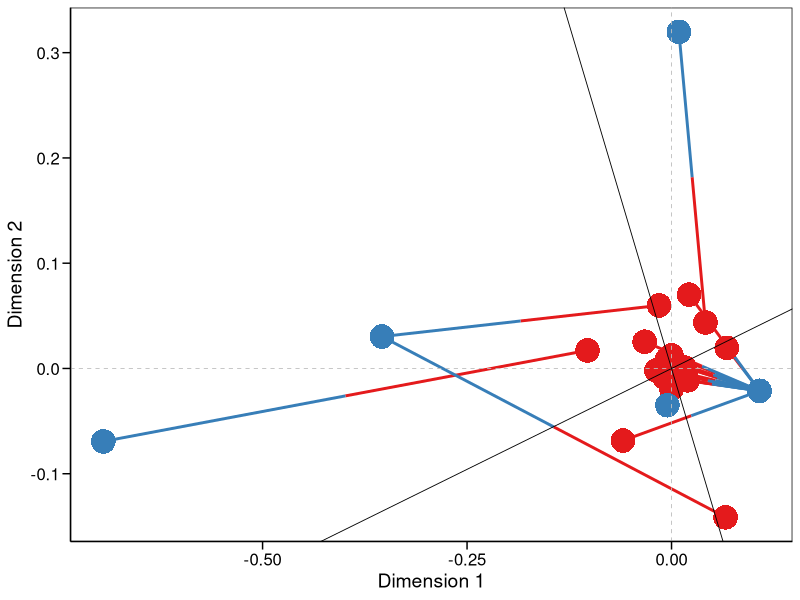
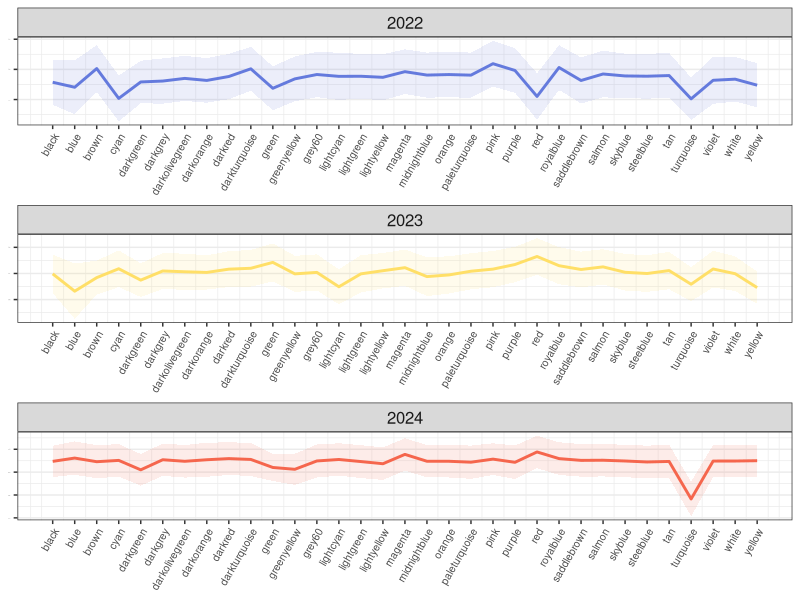

R code for these plots, in order:
# R version: R-4.5.0

########## PART 1: PCoA ##########

rm(list=ls())
library(vegan)
library(ggplot2)
library(patchwork)

groups <- read.table('sample file/pcoa_gorups (pcoa_example).txt', header = FALSE, colClasses=c("character","character"))
colnames(groups) <- c("sample", "group")

length <- length(unique(groups$sample))
length1 <- length(unique(groups$group))
times1 <- length%/%8
res1 <- length%%8
times2 <- length%/%5
res2 <- length%%5

mycol = c("#647ADD","#FFDF67","#F5664D")
col1 = rep(mycol, times1)
col = c(col1, mycol[1:res1])
pich1 <- rep(c(15:18,20,7:14,0:6), times2)
pich <- c(pich1, 15:(15+res2))
n = ifelse(length1 > 30, 2, 1)

# Please replace the datasets here. 
data <- read.table('merged_multigroups (pcoa_example).txt', header = TRUE, 
                   row.names = 1, sep = "\t", comment.char = "", check.names = FALSE)
data <- t(data)

distance <- vegdist(data, method = 'bray')

pcoa <- cmdscale(distance, k = 5, eig = TRUE)
points <- data.frame(scores(pcoa))
point <- data.frame(sample = row.names(points), points) 

pc1 <- round((pcoa$eig/sum(pcoa$eig))*100,2)[1]
pc2 <- round((pcoa$eig/sum(pcoa$eig))*100,2)[2]

colnames(points)[1:2] <- c('dim1', 'dim2')
plotdata = data.frame(rownames(points), points$dim1, points$dim2, groups$group)
colnames(plotdata) = c("sample","dim1","dim2","group")

adonis_result_dis <- adonis2(distance ~ group, data = groups, permutations = 999)
R2 = adonis_result_dis$R2[1]
pvalue = adonis_result_dis$`Pr(>F)`[1]
adonis <- paste("PERMANOVA:\nR2 = ", round(R2,4), "\nP-value = ", pvalue)

plot <- ggplot(plotdata, aes(dim1, dim2)) + 
  geom_point(aes(colour = group), size = 7) + 
  scale_shape_manual(values = pich1) + 
  scale_colour_manual(values = col) +
  xlab(paste("PCoA axis1 ( ",pc1,"%"," )", sep = "")) + 
  ylab(paste("PCoA axis2 ( ",pc2,"%"," )", sep = "")) +
  theme(plot.title = element_text(hjust = 0.5, size = 18, face = "bold"),
        panel.background = element_rect(fill = 'white', colour = 'black'), 
        panel.grid = element_blank(), 
        axis.title = element_text(color = 'black', size = 20),
        axis.text = element_text(colour = 'black', size = 16),
        axis.ticks = element_line(color = 'black'), 
        legend.title = element_blank(),
        legend.text = element_text(size = 16),
        legend.key = element_blank(),
        legend.position = c(0.1, 0.9),
        legend.background = element_rect(colour = "black"),
        panel.border = element_rect(colour = "black", fill = NA, size = 1.25)) +
  geom_vline(xintercept = 0, linetype = "dotted") +
  geom_hline(yintercept = 0, linetype = "dotted") +
  guides(col = guide_legend(ncol = n), shape = guide_legend(ncol = n)) + 
  stat_ellipse(aes(color = group))

box1 <- ggplot(plotdata, aes(x = groups$group, y = dim1, fill = groups$group)) +
  geom_boxplot(show.legend = FALSE) + 
  stat_boxplot(geom = "errorbar", width = 0.1, size = 0.5) +
  geom_jitter(show.legend = FALSE) + 
  scale_fill_manual(values = col) +
  coord_flip() + 
  theme_bw() +
  theme(panel.grid = element_blank(), 
        axis.title = element_blank(),
        axis.text.x = element_blank(),
        axis.text.y = element_text(colour = 'black', size = 16),
        panel.border = element_rect(colour = "black", fill = NA, size = 1.25))

box2 <- ggplot(plotdata, aes(x = groups$group, y = dim2, fill = groups$group)) + 
  geom_boxplot(show.legend = FALSE) +
  stat_boxplot(geom = "errorbar", width = 0.1, size = 0.5) +
  geom_jitter(show.legend = FALSE) + 
  scale_fill_manual(values = col) +
  theme_bw() +
  theme(panel.grid = element_blank(), 
        axis.title = element_blank(),
        axis.text.x = element_text(colour ='black', size = 16, angle = 45, vjust = 1, hjust = 1), 
        axis.text.y = element_blank(),
        panel.border = element_rect(colour = "black", fill = NA, size = 1.25))

box3 <- ggplot(plotdata, aes(dim1, dim2)) +
  geom_text(aes(x = -0.5, y = 0.6, label = adonis), size = 5) +
  theme_bw() +
  theme(panel.grid = element_blank(), 
        axis.title = element_blank(),
        axis.line = element_blank(),
        axis.ticks = element_blank(),
        axis.text = element_blank(),
        panel.border = element_rect(colour = "black", fill = NA, size = 1.25))

p <- box1 + box3 + plot + box2 + plot_layout(heights = c(1,4), widths = c(4,1), ncol = 2, nrow = 2)

# Please replace the name of the output image here. 
png("multigroups.png", res = 600, height = 5400, width = 5400, type = "cairo")

dev.off()


########## PART 2 Procrustes Analysis ##########

rm(list = ls())
library(openxlsx)
library(vegan)
library(ggplot2)

# Please replace the datasets of species and environment factors (or another species)
species <- read.csv("sample file/fungi_2024 (procrustes_example).csv", header = T, row.names = 1)
env <- read.csv("sample file/fish_2024 (procrustes_example).csv", header = T, row.names = 1)

spe.dist <- vegdist(species)
env.dist <- vegdist(scale(env), "euclid")

set.seed(123)
mds.s <- monoMDS(spe.dist)
mds.e <- monoMDS(env.dist)
pro.s.e <- procrustes(mds.s, mds.e, symmetric = TRUE)

pro.s.e_t <- protest(mds.s, mds.e, permutations = 999)

Pro_Y <- cbind(data.frame(pro.s.e$Yrot), data.frame(pro.s.e$X))
Pro_X <- data.frame(pro.s.e$rotation)

ggplot(data = Pro_Y) +
  geom_segment(aes(x = X1, y = X2, xend = (X1 + MDS1)/2, yend = (X2 + MDS2)/2),
               arrow = arrow(length = unit(0, 'cm')), color = "#E41A1C", size = 1) +
  geom_segment(aes(x = (X1 + MDS1)/2, y = (X2 + MDS2)/2, xend = MDS1, yend = MDS2),
               arrow = arrow(length = unit(0.2, 'cm')), color = "#377EB8", size = 1) +
  geom_point(aes(X1, X2), color = "#E41A1C", size = 8, shape = 16) +
  geom_point(aes(MDS1, MDS2), color = "#377EB8", size = 8, shape = 16) +
  theme(panel.grid = element_blank(),
        panel.background = element_rect(color = 'black', fill = 'transparent'),
        legend.key = element_rect(fill = 'transparent'),
        axis.ticks.length = unit(0.4, "lines"),
        axis.ticks = element_line(color = 'black'),
        axis.line = element_line(colour = "black"),
        axis.title = element_text(colour = 'black', size = 14),
        axis.text = element_text(colour = 'black', size = 12)) +
  labs(x = 'Dimension 1', y = 'Dimension 2') +
  geom_vline(xintercept = 0, color = 'gray', linetype = 2, size = 0.3) +
  geom_hline(yintercept = 0, color = 'gray', linetype = 2, size = 0.3) +
  geom_abline(intercept = 0, slope = Pro_X[1, 2]/Pro_X[1, 1], size = 0.3) +
  geom_abline(intercept = 0, slope = Pro_X[2, 2]/Pro_X[2, 1], size = 0.3)

# Please replace the name of the output image here. 
ggsave("fungi-fish.png", height = 5, width = 5)


########## PART 3 Module Compensation Effect Analysis ##########

library(ggplot2)
library(openxlsx)

# Please replace the datasets of mean value and (75% Confidence Interval) Range here.
df_ave <- read.xlsx("sample file/mean_path_length (compensation_example).xlsx", 1)
df_range <- read.xlsx("sample file/mean_path_length (compensation_example).xlsx", 2)

module_levels <- unique(df_ave$module)
df_ave$module_id <- as.numeric(factor(df_ave$module, levels = module_levels))
df_range$module_id <- as.numeric(factor(df_range$module, levels = module_levels))

ggplot() +
  geom_ribbon(data = df_range, aes(x = module_id, ymin = MIN, ymax = MAX, fill = factor(year)), alpha = 0.12) +
  geom_line(data = df_ave, aes(x = module_id, y = value, color = factor(year)), size = 1) +
  scale_x_continuous(breaks = 1:length(module_levels), labels = module_levels) +
  scale_fill_manual(values = c("2022" = "#647ADD", "2023" = "#FFDF67", "2024" = "#F5664D")) +
  scale_color_manual(values = c("2022" = "#647ADD", "2023" = "#FFDF67", "2024" = "#F5664D")) +
  facet_wrap(~year, nrow = 3, scales = "free") +
  theme_bw() +
  theme(
    axis.text.x = element_text(size = 7.5, angle = 60, hjust = 1),
    axis.text.y = element_text(size = 1),
    axis.title = element_blank(),
    plot.title = element_text(size = 34, hjust = 0.5),
    panel.grid.major.x = element_blank(),
    strip.text = element_text(size = 12),
    legend.position = "none"
  )

# Please replace the name of the output image here. 
ggsave("mean_path_length_compensation_effect.png", height = 5, width = 5)
